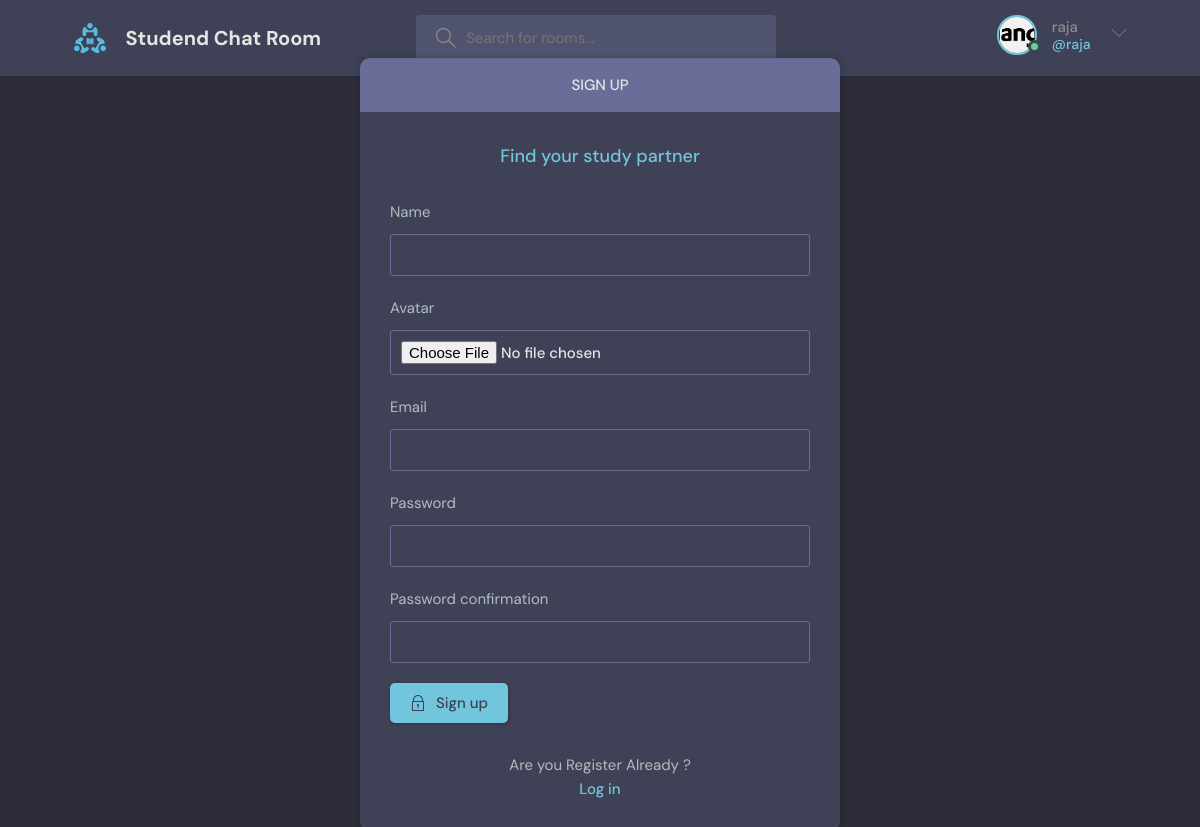
Page /Register/ (signed in) on the committed database.
### base/models.py (models this page shows)
class User(AbstractUser):
    name=models.CharField(max_length=125, null=True)
    email=models.EmailField(unique=True,null=True)
    bio=models.TextField(null=True)
    avatar=models.ImageField(null=True,default="avatar.svg")
    USERNAME_FIELD='email'
    REQUIRED_FIELDS=[]

### base/views.py (the view, shortened to what this page needs)
# urls.py: path('Register/',views.register_page,name="Register"),
def register_page(request):
    form=myusercreationsform()
    context={"form":form}
    return render(request,'base/Login_Reg.html',context)

### base/forms.py
class myusercreationsform(UserCreationForm):
    class Meta:
        model=User
        fields=['name','avatar','email','password1','password2']

### base/templates/base/Login_Reg.html (shortened to what this page needs)
{% extends 'main.html' %}
{%  block content %}
<main class="auth layout">
  {% if page == 'login' %}
  <div class="container">
    <div class="layout__box">
      <div class="layout__boxHeader">
        <div class="layout__boxTitle">
          <h3>Login</h3>
        </div>
      </div>
      <div class="layout__body">
        <h2 class="auth__tagline">Find your study partner</h2>
        <form class="form" action="" method="POST">
          {% csrf_token %}
          <div class="form__group form__group">
            <label for="room_name">Username</label>
            <input id="username" name="username" type="text" placeholder="Muthuraja" />
          </div>
          <div class="form__group">
            <label for="password">Password</label>
            <input
              id="password"
              name="password"
              type="password"
              placeholder="&bull;&bull;&bull;&bull;&bull;&bull;&bull;&bull;"
            />
          </div>
          <button class="btn btn--main" type="submit">
            <svg
              version="1.1"
              xmlns="http://www.w3.org/2000/svg"
              width="32"
              height="32"
              viewBox="0 0 32 32"
            >
              <title>lock</title>
              <path
                d="M27 12h-1v-2c0-5.514-4.486-10-10-10s-10 4.486-10 10v2h-1c-0.553 0-1 0.447-1 1v18c0 0.553 0.447 1 1 1h22c0.553 0 1-0.447 1-1v-18c0-0.553-0.447-1-1-1zM8 10c0-4.411 3.589-8 8-8s8 3.589 8 8v2h-16v-2zM26 30h-20v-16h20v16z"
              ></path>
              <path
                d="M15 21.694v4.306h2v-4.306c0.587-0.348 1-0.961 1-1.694 0-1.105-0.895-2-2-2s-2 0.895-2 2c0 0.732 0.413 1.345 1 1.694z"
              ></path>
            </svg>
            Log in
          </button>
        </form>
        <div class="auth__action">
          <p>Haven't Register up yet?</p>
          <a href="{% url 'Register' %}" class="btn btn--link">Sign Up</a>
        </div>
      </div>
    </div>
  </div>
  {%else%}
  <div class="container">
    <div class="layout__box">
      <div class="layout__boxHeader">
        <div class="layout__boxTitle">
          <h3>Sign up </h3>
        </div>
      </div>
      <div class="layout__body">
        <h2 class="auth__tagline">Find your study partner</h2>
        <form class="form" action="" method="POST">
          {% for fields in form %}
          <div class="form__group form__group">
            <label for="room_name">{{fields.label}}</label>
            {{fields}}
          </div>
          {% endfor %}
          <button class="btn btn--main" type="submit">
            Sign up
          </button>
        </form>
        <div class="auth__action">
          <p> Are you Register Already ?</p>
          <a href="{% url 'login' %}" class="btn btn--link">Log in</a>
        </div>
      </div>
    </div>
  </div>
  {% endif %}
</main>
{% endblock %}

### templates/nav.html (shortened to what this page needs)
{% load static %}
<header class="header header--loggedIn">
    <div class="container">
      <a href="{% url 'home' %}" class="header__logo">
        <img src="{% static 'image/logo.svg' %}" />
        <h1>Studend Chat Room</h1>
      </a>
      <form class="header__search" method="GET" action="{% url 'home'%}">
        <label>
          <input  name="q" placeholder="Search for rooms..." />
        </label>
      </form>
      <nav class="header__menu">
        {% if request.user.is_authenticated %}
        <div class="header__user">
          <a href="{%url 'user_pro' request.user.id %}">
            <div class="avatar avatar--medium active">
              <img src="{{request.user.avatar.url}}" />
            </div>
            <p>{{request.user.username}}<span>@{{request.user.username}}</span></p>
          </a>
          <button class="dropdown-button">
            <svg version="1.1" xmlns="http://www.w3.org/2000/svg" width="32" height="32" viewBox="0 0 32 32">
              <title>chevron-down</title>
              <path d="M16 21l-13-13h-3l16 16 16-16h-3l-13 13z"></path>
            </svg>
          </button>
        </div>
       {% else %}
        <a href="{% url 'login' %}">
          <img src="{% static 'image/avatar.svg' %}" />
          <p>Login</p>
        </a>
        {% endif%}
      </nav>
    </div>
  </header>

### rows in the picture
User: user.avatar (picture), user.username "raja"

### other values in the picture
{{ fields.label }} "Name" "Avatar" "Email" "Password" "Password confirmation"
